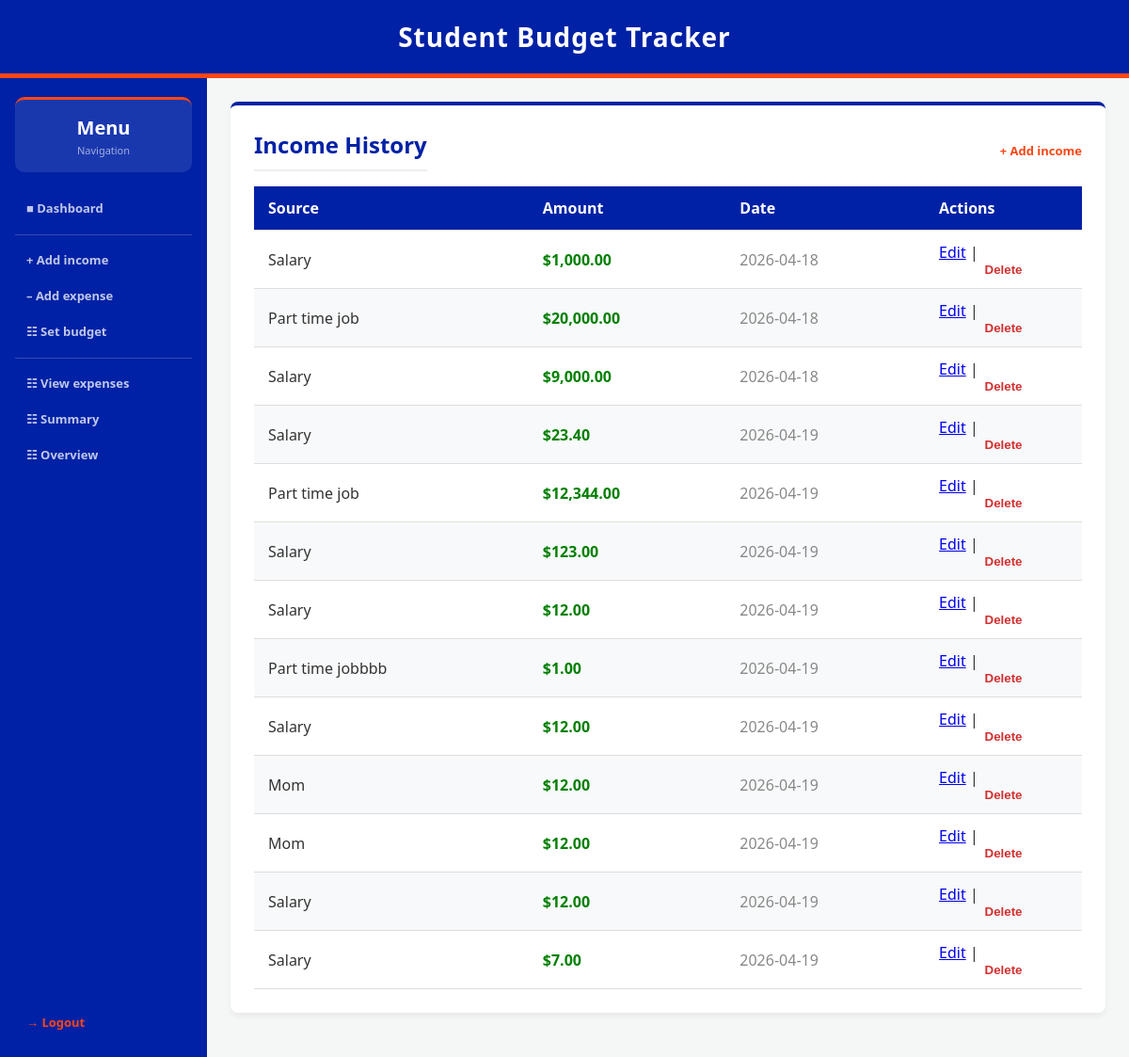
The app's page /add_income?history=1 (signed in), older data.
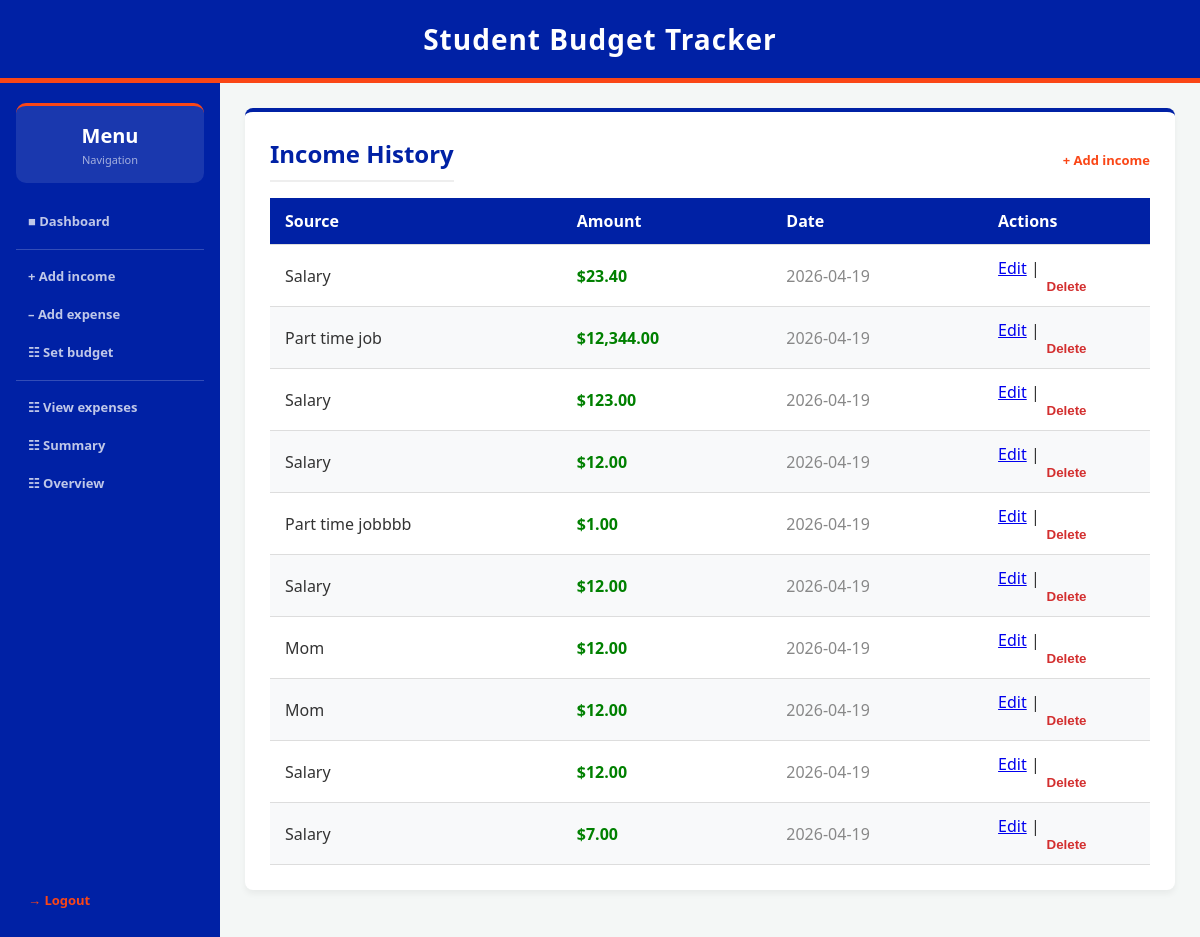
The same page, newer data.
### tables this page shows
CREATE TABLE incomes (
    income_id INTEGER PRIMARY KEY AUTOINCREMENT,
    user_id INTEGER NOT NULL,
    source TEXT NOT NULL,
    amount REAL NOT NULL,
    date TIMESTAMP DEFAULT CURRENT_TIMESTAMP,
    FOREIGN KEY (user_id) REFERENCES users (id)
);

### app.py (the view, shortened to what this page needs)
@app.route('/add_income', methods=['GET', 'POST'])
def add_income():
    if 'user_id' not in session:
        return redirect(url_for('login'))
    show_history = request.args.get('history') == '1'
    incomes = data_manager.get_incomes(session['user_id']) if show_history else []
    return render_template('add_income.html', show_history=show_history, incomes=incomes)

### data_manager.py (called while the page is built)
def get_db_connection():
    return sqlite3.connect(DB_NAME)

def get_incomes(user_id):
    connection = get_db_connection()
    cursor = connection.cursor()
    cursor.execute("SELECT * FROM incomes WHERE user_id = ?", (user_id,))
    incomes = cursor.fetchall()
    connection.close()
    return incomes

### templates/add_income.html (shortened to what this page needs)
{% extends "layout.html" %}
{% block content %}
{% if show_history %}
<div class="card">
    <div style="display:flex; justify-content:space-between; align-items:center; margin-bottom:1rem;">
        <h2 style="margin:0;">Income History</h2>
        <a href="{{ url_for('add_income') }}" class="cta-link" style="font-size:13px;">+ Add income</a>
    </div>
    {% if incomes %}
    <table>
        <thead>
            <tr>
                <th>Source</th>
                <th>Amount</th>
                <th>Date</th>
                <th>Actions</th>
            </tr>
        </thead>
        <tbody>
            {% for income in incomes %}
            <tr>
                <td>{{ income[2]|capitalize }}</td>
                <td style="color: green; font-weight: bold;">${{ "{:,.2f}".format(income[3]|float) }}</td>
                <td style="color: #888;">{{ income[4][:10] }}</td>
                <td>
                    <a href="{{ url_for('edit_income', income_id=income[0]) }}">Edit</a> |
                    <form method="POST" action="{{ url_for('delete_income', income_id=income[0]) }}" style="display:inline;">
                        <button type="submit" style="background:none;border:none;color:#d32f2f;font-weight:bold;cursor:pointer;padding:0;">Delete</button>
                    </form>
                </td>
            </tr>
            {% endfor %}
        </tbody>
    </table>
    {% else %}
        <p>No income logged yet.</p>
    {% endif %}
</div>
{% endif %}
{% endblock %}

Row changes from the older to the newer data that the page shows:
removed incomes: source "Salary", amount "1,000.00", date "2026-04-18"
removed incomes: source "Part time job", amount "20,000.00", date "2026-04-18"
removed incomes: source "Salary", amount "9,000.00", date "2026-04-18"
